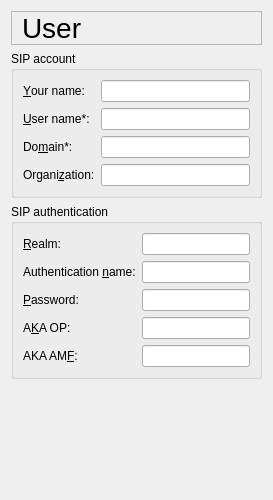
     <widget class="QWidget" name="pageUser">
      <layout class="QVBoxLayout">
       <item>
        <widget class="QLabel" name="userTitleTextLabel">
         <property name="font">
          <font>
           <pointsize>21</pointsize>
          </font>
         </property>
         <property name="frameShape">
          <enum>QFrame::StyledPanel</enum>
         </property>
         <property name="text">
          <string>User</string>
         </property>
         <property name="wordWrap">
          <bool>false</bool>
         </property>
         <property name="indent">
          <number>10</number>
         </property>
        </widget>
       </item>
       <item>
        <widget class="QGroupBox" name="accountGroupBox">
         <property name="title">
          <string>SIP account</string>
         </property>
         <layout class="QGridLayout">
          <item row="1" column="0">
           <widget class="QLabel" name="usernameTextLabel">
            <property name="text">
             <string>&amp;User name*:</string>
            </property>
            <property name="wordWrap">
             <bool>false</bool>
            </property>
            <property name="buddy">
             <cstring>usernameLineEdit</cstring>
            </property>
           </widget>
          </item>
          <item row="2" column="0">
           <widget class="QLabel" name="domainTextLabel">
            <property name="text">
             <string>Do&amp;main*:</string>
            </property>
            <property name="wordWrap">
             <bool>false</bool>
            </property>
            <property name="buddy">
             <cstring>domainLineEdit</cstring>
            </property>
           </widget>
          </item>
          <item row="3" column="0">
           <widget class="QLabel" name="organizationTextLabel">
            <property name="text">
             <string>Organi&amp;zation:</string>
            </property>
            <property name="wordWrap">
             <bool>false</bool>
            </property>
            <property name="buddy">
             <cstring>organizationLineEdit</cstring>
            </property>
           </widget>
          </item>
          <item row="1" column="1">
           <widget class="QLineEdit" name="usernameLineEdit">
            <property name="whatsThis">
             <string>The SIP user name given to you by your provider. It is the user part in your SIP address, &lt;b&gt;username&lt;/b&gt;@domain.com This could be a telephone number.
&lt;br&gt;&lt;br&gt;
This field is mandatory.</string>
            </property>
           </widget>
          </item>
          <item row="2" column="1">
           <widget class="QLineEdit" name="domainLineEdit">
            <property name="whatsThis">
             <string>The domain part of your SIP address, username@&lt;b&gt;domain.com&lt;/b&gt;. Instead of a real domain this could also be the hostname or IP address of your &lt;b&gt;SIP proxy&lt;/b&gt;. If you want direct IP phone to IP phone communications then you fill in the hostname or IP address of your computer.
&lt;br&gt;&lt;br&gt;
This field is mandatory.</string>
            </property>
           </widget>
          </item>
          <item row="3" column="1">
           <widget class="QLineEdit" name="organizationLineEdit">
            <property name="whatsThis">
             <string>You may fill in the name of your organization. When you make a call, this might be shown to the called party.</string>
            </property>
           </widget>
          </item>
          <item row="0" column="1">
           <widget class="QLineEdit" name="displayLineEdit">
            <property name="whatsThis">
             <string>This is just your full name, e.g. John Doe. It is used as a display name. When you make a call, this display name might be shown to the called party.</string>
            </property>
           </widget>
          </item>
          <item row="0" column="0">
           <widget class="QLabel" name="dislpayTextLabel">
            <property name="text">
             <string>&amp;Your name:</string>
            </property>
            <property name="wordWrap">
             <bool>false</bool>
            </property>
            <property name="buddy">
             <cstring>displayLineEdit</cstring>
            </property>
           </widget>
          </item>
         </layout>
        </widget>
       </item>
       <item>
        <widget class="QGroupBox" name="authenticationGroupBox">
         <property name="title">
          <string>SIP authentication</string>
         </property>
         <layout class="QGridLayout">
          <item row="0" column="0">
           <widget class="QLabel" name="authRealmTextLabel">
            <property name="text">
             <string>&amp;Realm:</string>
            </property>
            <property name="wordWrap">
             <bool>false</bool>
            </property>
            <property name="buddy">
             <cstring>authRealmLineEdit</cstring>
            </property>
           </widget>
          </item>
          <item row="1" column="0">
           <widget class="QLabel" name="authNameTextLabel">
            <property name="text">
             <string>Authentication &amp;name:</string>
            </property>
            <property name="wordWrap">
             <bool>false</bool>
            </property>
            <property name="buddy">
             <cstring>authNameLineEdit</cstring>
            </property>
           </widget>
          </item>
          <item row="0" column="1">
           <widget class="QLineEdit" name="authRealmLineEdit">
            <property name="whatsThis">
             <string>The realm for authentication. This value must be provided by your SIP provider. If you leave this field empty, then Twinkle will try the user name and password for any realm that it will be challenged with.</string>
            </property>
           </widget>
          </item>
          <item row="1" column="1">
           <widget class="QLineEdit" name="authNameLineEdit">
            <property name="whatsThis">
             <string>Your SIP authentication name. Quite often this is the same as your SIP user name. It can be a different name though.</string>
            </property>
           </widget>
          </item>
          <item row="4" column="0">
           <widget class="QLabel" name="authAkaAmfTextLabel">
            <property name="text">
             <string>AKA AM&amp;F:</string>
            </property>
            <property name="wordWrap">
             <bool>false</bool>
            </property>
            <property name="buddy">
             <cstring>authAkaAmfLineEdit</cstring>
            </property>
           </widget>
          </item>
          <item row="3" column="0">
           <widget class="QLabel" name="authAkaOpTextLabel">
            <property name="text">
             <string>A&amp;KA OP:</string>
            </property>
            <property name="wordWrap">
             <bool>false</bool>
            </property>
            <property name="buddy">
             <cstring>authAkaOpLineEdit</cstring>
            </property>
           </widget>
          </item>
          <item row="2" column="1">
           <widget class="QLineEdit" name="authPasswordLineEdit">
            <property name="whatsThis">
             <string>Your password for authentication.</string>
            </property>
            <property name="echoMode">
             <enum>QLineEdit::Password</enum>
            </property>
           </widget>
          </item>
          <item row="2" column="0">
           <widget class="QLabel" name="authPasswordTextLabel">
            <property name="text">
             <string>&amp;Password:</string>
            </property>
            <property name="wordWrap">
             <bool>false</bool>
            </property>
            <property name="buddy">
             <cstring>authPasswordLineEdit</cstring>
            </property>
           </widget>
          </item>
          <item row="4" column="1">
           <widget class="QLineEdit" name="authAkaAmfLineEdit">
            <property name="whatsThis">
             <string>Authentication management field for AKAv1-MD5 authentication.</string>
            </property>
           </widget>
          </item>
          <item row="3" column="1">
           <widget class="QLineEdit" name="authAkaOpLineEdit">
            <property name="whatsThis">
             <string>Operator variant key for AKAv1-MD5 authentication.</string>
            </property>
           </widget>
          </item>
         </layout>
        </widget>
       </item>
       <item>
        <spacer name="spacer9">
         <property name="orientation">
          <enum>Qt::Vertical</enum>
         </property>
         <property name="sizeType">
          <enum>QSizePolicy::Expanding</enum>
         </property>
         <property name="sizeHint" stdset="0">
          <size>
           <width>20</width>
           <height>110</height>
          </size>
         </property>
        </spacer>
       </item>
      </layout>
     </widget>
